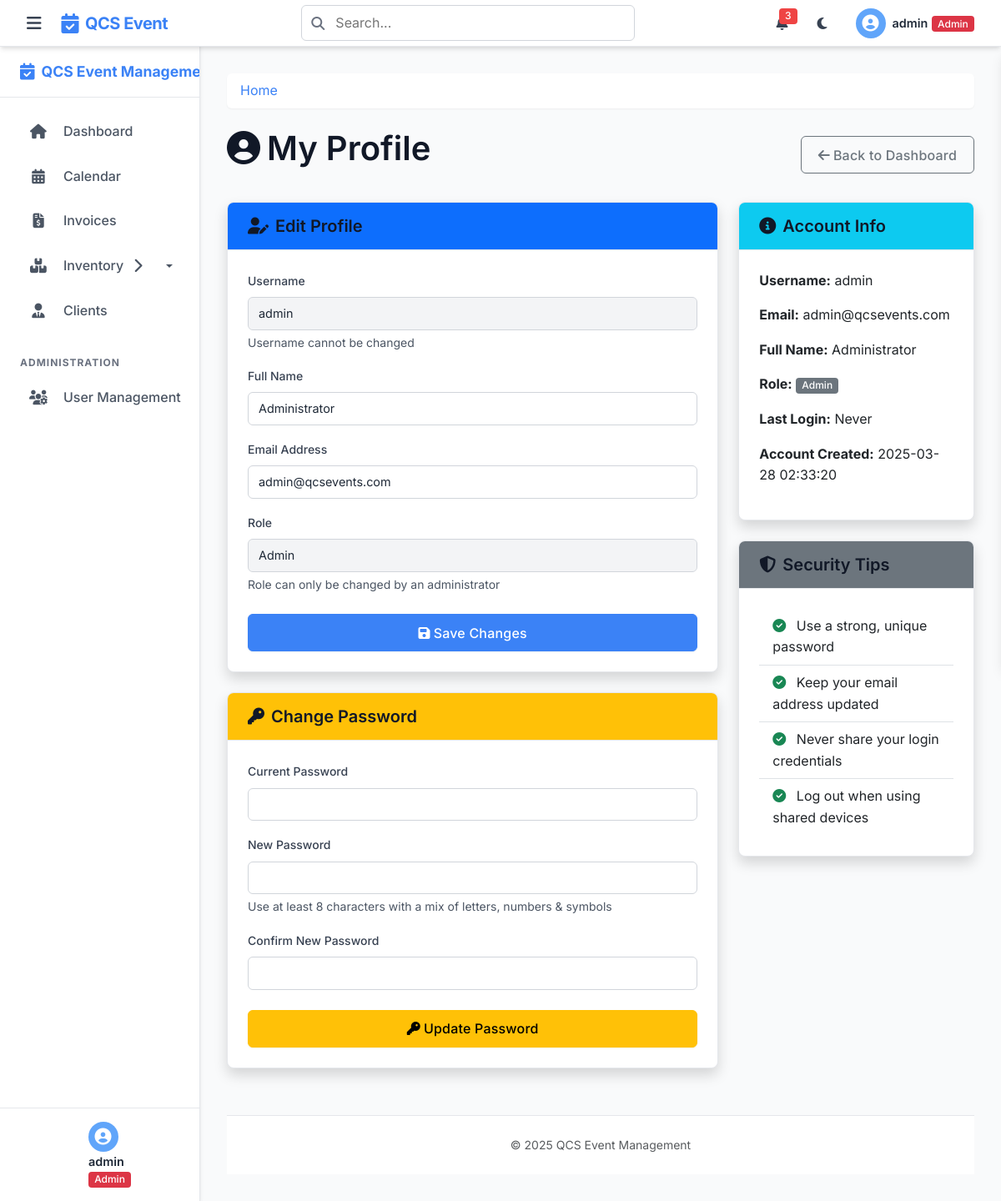
Screenshot of /profile (signed in) with the database file from the repository.
### tables this page shows
CREATE TABLE users (
    id INTEGER PRIMARY KEY AUTOINCREMENT,
    username TEXT NOT NULL UNIQUE,
    password_hash TEXT NOT NULL,
    email TEXT NOT NULL UNIQUE,
    full_name TEXT NOT NULL,
    role TEXT NOT NULL CHECK(role IN ('admin', 'staff', 'viewer')),
    created_at TEXT NOT NULL DEFAULT (datetime('now')),
    last_login TEXT
);

### app.py (the view, shortened to what this page needs)
@app.route('/profile', methods=['GET', 'POST'])
@login_required
def profile():
    user = get_current_user()
    return render_template('profile.html', user=user)

### helpers.py (called while the page is built)
def get_db():
    if 'db' not in g:
        g.db = sqlite3.connect(
            current_app.config['DATABASE'],
            detect_types=sqlite3.PARSE_DECLTYPES
        )
        g.db.row_factory = sqlite3.Row
    return g.db

def login_required(f):
    @wraps(f)
    def decorated_function(*args, **kwargs):
        if 'user_id' not in session:
            flash('Please log in first', 'warning')
            return redirect(url_for('login'))
        return f(*args, **kwargs)
    return decorated_function

def get_current_user():
    if 'user_id' in session:
        db = get_db()
        return db.execute('SELECT * FROM users WHERE id = ?',
                         (session['user_id'],)).fetchone()
    return None

### templates/profile.html (shortened to what this page needs)
{% extends 'layout.html' %}
{% block content %}
<div class="d-flex justify-content-between align-items-center mb-4">
    <h1><i class="fas fa-user-circle me-2"></i>My Profile</h1>
    <a href="{{ url_for('index') }}" class="btn btn-outline-secondary">
        <i class="fas fa-arrow-left me-1"></i>Back to Dashboard
    </a>
</div>
<div class="row">
    <div class="col-md-8">
        <div class="card shadow mb-4">
            <div class="card-header bg-primary text-white">
                <h5 class="mb-0"><i class="fas fa-user-edit me-2"></i>Edit Profile</h5>
            </div>
            <div class="card-body">
                <form method="post">
                    <div class="mb-3">
                        <label for="username" class="form-label">Username</label>
                        <input type="text" class="form-control" id="username" value="{{ user.username }}" readonly>
                        <div class="form-text">Username cannot be changed</div>
                    </div>
                    <div class="mb-3">
                        <label for="full_name" class="form-label">Full Name</label>
                        <input type="text" class="form-control" id="full_name" name="full_name" value="{{ user.full_name }}" required>
                    </div>
                    <div class="mb-3">
                        <label for="email" class="form-label">Email Address</label>
                        <input type="email" class="form-control" id="email" name="email" value="{{ user.email }}" required>
                    </div>
                    <div class="mb-4">
                        <label for="role" class="form-label">Role</label>
                        <input type="text" class="form-control" id="role" value="{{ user.role|capitalize }}" readonly>
                        <div class="form-text">Role can only be changed by an administrator</div>
                    </div>
                    <div class="d-grid">
                        <button type="submit" class="btn btn-primary">
                            <i class="fas fa-save me-1"></i>Save Changes
                        </button>
                    </div>
                </form>
            </div>
        </div>
        <div class="card shadow">
            <div class="card-header bg-warning text-dark">
                <h5 class="mb-0"><i class="fas fa-key me-2"></i>Change Password</h5>
            </div>
            <div class="card-body">
                <form method="post">
                    <div class="mb-3">
                        <label for="current_password" class="form-label">Current Password</label>
                        <input type="password" class="form-control" id="current_password" name="current_password" required>
                    </div>
                    <div class="mb-3">
                        <label for="new_password" class="form-label">New Password</label>
                        <input type="password" class="form-control" id="new_password" name="new_password" required>
                        <div class="form-text">Use at least 8 characters with a mix of letters, numbers & symbols</div>
                    </div>
                    <div class="mb-4">
                        <label for="confirm_password" class="form-label">Confirm New Password</label>
                        <input type="password" class="form-control" id="confirm_password" name="confirm_password" required>
                    </div>
                    <div class="d-grid">
                        <button type="submit" class="btn btn-warning">
                            <i class="fas fa-key me-1"></i>Update Password
                        </button>
                    </div>
                </form>
            </div>
        </div>
    </div>
    <div class="col-md-4">
        <div class="card shadow mb-4">
            <div class="card-header bg-info text-white">
                <h5 class="mb-0"><i class="fas fa-info-circle me-2"></i>Account Info</h5>
            </div>
            <div class="card-body">
                <p><strong>Username:</strong> {{ user.username }}</p>
                <p><strong>Email:</strong> {{ user.email }}</p>
                <p><strong>Full Name:</strong> {{ user.full_name }}</p>
                <p><strong>Role:</strong> <span class="badge bg-secondary">{{ user.role|capitalize }}</span></p>
                <p><strong>Last Login:</strong> {% if user.last_login %}{{ user.last_login }}{% else %}Never{% endif %}</p>
                <p><strong>Account Created:</strong> {{ user.created_at }}</p>
            </div>
        </div>
        <div class="card shadow">
            <div class="card-header bg-secondary text-white">
                <h5 class="mb-0"><i class="fas fa-shield-alt me-2"></i>Security Tips</h5>
            </div>
            <div class="card-body">
                <ul class="list-group list-group-flush">
                    <li class="list-group-item">
                        <i class="fas fa-check-circle text-success me-2"></i>
                        Use a strong, unique password
                    </li>
                    <li class="list-group-item">
                        <i class="fas fa-check-circle text-success me-2"></i>
                        Keep your email address updated
                    </li>
                    <li class="list-group-item">
                        <i class="fas fa-check-circle text-success me-2"></i>
                        Never share your login credentials
                    </li>
                    <li class="list-group-item">
                        <i class="fas fa-check-circle text-success me-2"></i>
                        Log out when using shared devices
                    </li>
                </ul>
            </div>
        </div>
    </div>
</div>
{% endblock %}

### rows the page displays
users: username "admin", full_name "Administrator", email "admin@qcsevents.com", role "Admin", created_at "2025-03-28 02:33:20"

### other values shown
{{ session.username }} "admin"
